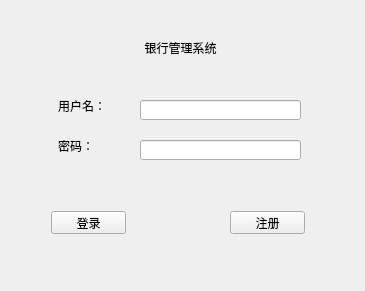
<?xml version="1.0" encoding="UTF-8"?>
<ui version="4.0">
 <class>LoginWidget</class>
 <widget class="QWidget" name="LoginWidget">
  <property name="geometry">
   <rect>
    <x>0</x>
    <y>0</y>
    <width>365</width>
    <height>291</height>
   </rect>
  </property>
  <property name="windowTitle">
   <string>LoginWidget</string>
  </property>
  <widget class="QLabel" name="label">
   <property name="geometry">
    <rect>
     <x>10</x>
     <y>40</y>
     <width>341</width>
     <height>16</height>
    </rect>
   </property>
   <property name="text">
    <string>银行管理系统</string>
   </property>
   <property name="alignment">
    <set>Qt::AlignCenter</set>
   </property>
  </widget>
  <widget class="QLabel" name="label_2">
   <property name="geometry">
    <rect>
     <x>58</x>
     <y>100</y>
     <width>54</width>
     <height>12</height>
    </rect>
   </property>
   <property name="text">
    <string>用户名：</string>
   </property>
  </widget>
  <widget class="QLabel" name="label_3">
   <property name="geometry">
    <rect>
     <x>58</x>
     <y>140</y>
     <width>54</width>
     <height>12</height>
    </rect>
   </property>
   <property name="text">
    <string>密码：</string>
   </property>
  </widget>
  <widget class="QLineEdit" name="lineEdit_userName">
   <property name="geometry">
    <rect>
     <x>140</x>
     <y>100</y>
     <width>161</width>
     <height>20</height>
    </rect>
   </property>
  </widget>
  <widget class="QLineEdit" name="lineEdit_passWord">
   <property name="geometry">
    <rect>
     <x>140</x>
     <y>140</y>
     <width>161</width>
     <height>20</height>
    </rect>
   </property>
  </widget>
  <widget class="QPushButton" name="pushButton_register">
   <property name="geometry">
    <rect>
     <x>230</x>
     <y>211</y>
     <width>75</width>
     <height>23</height>
    </rect>
   </property>
   <property name="text">
    <string>注册</string>
   </property>
  </widget>
  <widget class="QPushButton" name="pushButton_ok">
   <property name="geometry">
    <rect>
     <x>51</x>
     <y>211</y>
     <width>75</width>
     <height>23</height>
    </rect>
   </property>
   <property name="text">
    <string>登录</string>
   </property>
  </widget>
 </widget>
 <layoutdefault spacing="6" margin="11"/>
 <resources/>
 <connections/>
</ui>
